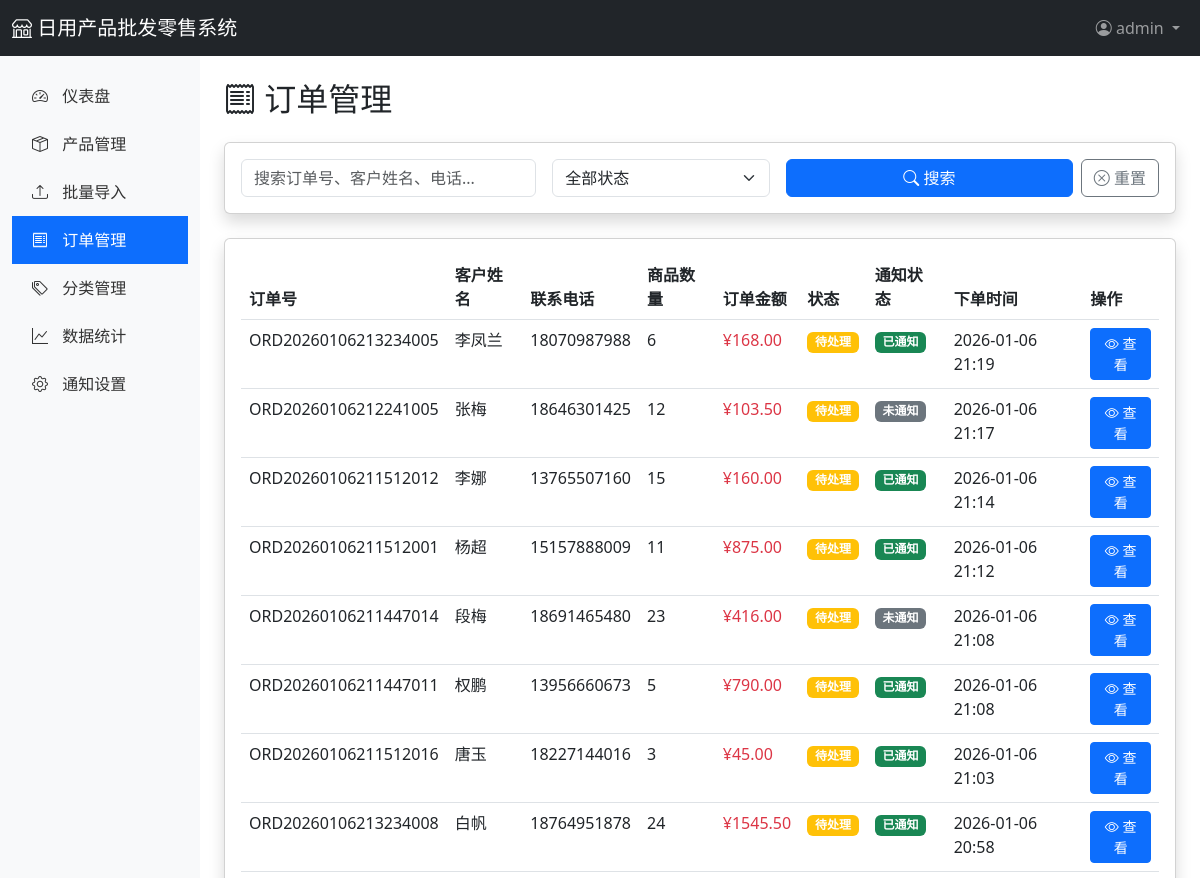
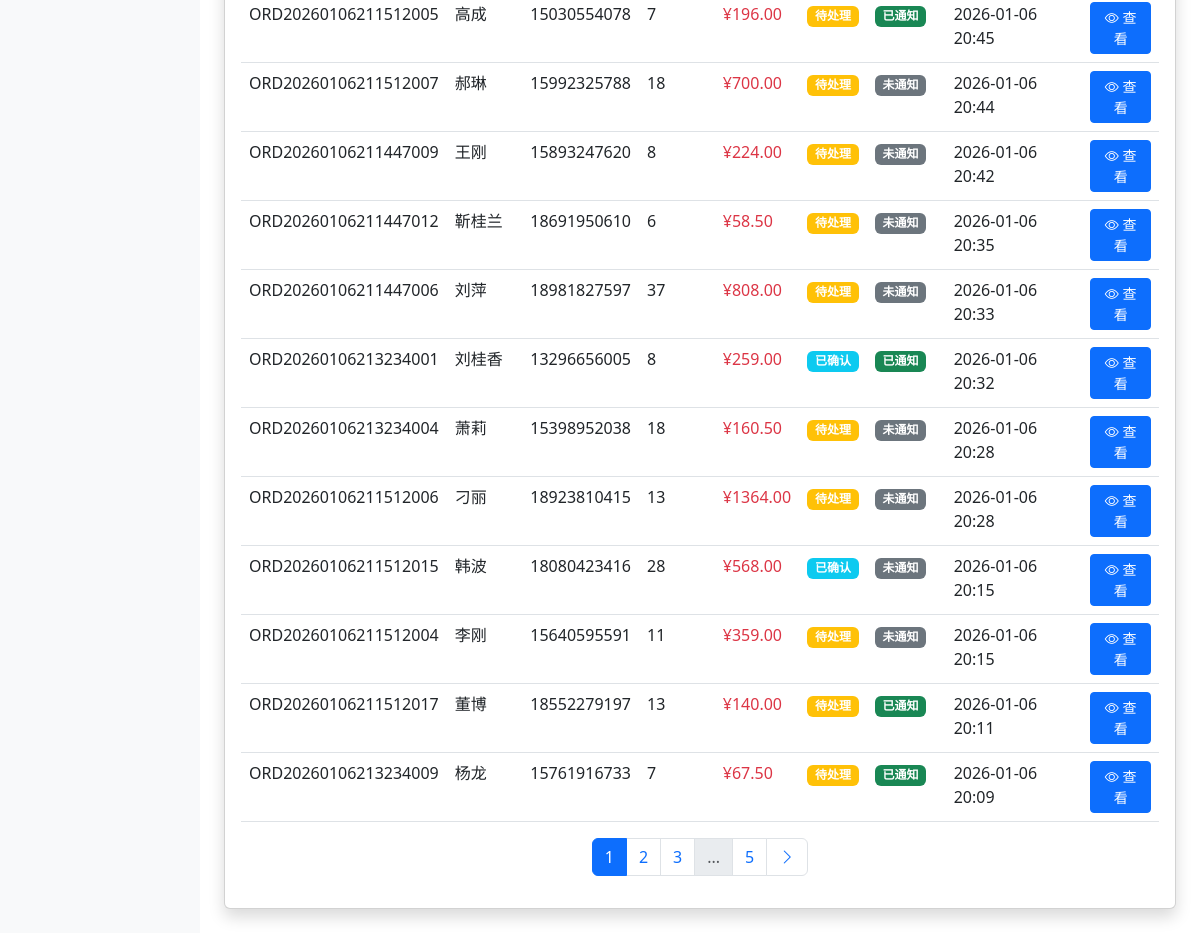
Page /admin/orders (signed in) on the earlier database version (2 pictures, top to bottom).
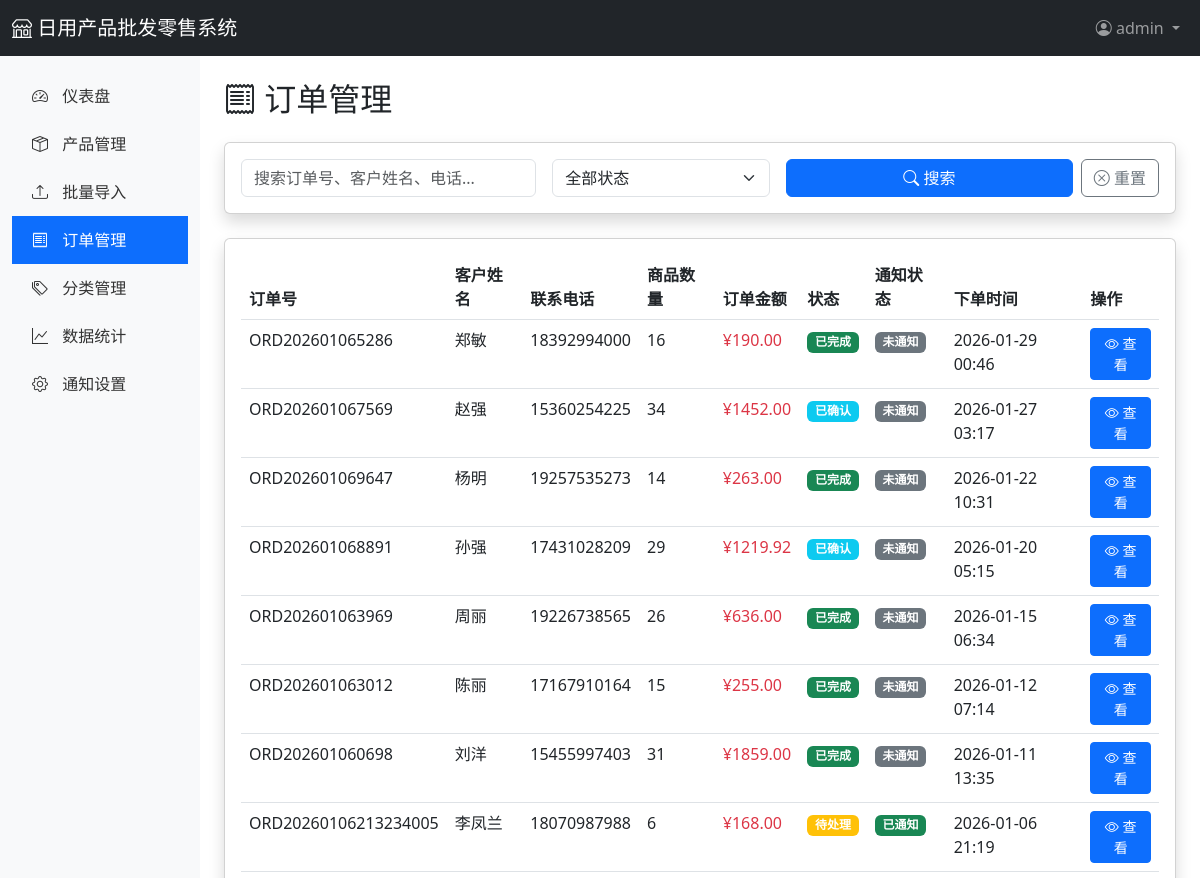
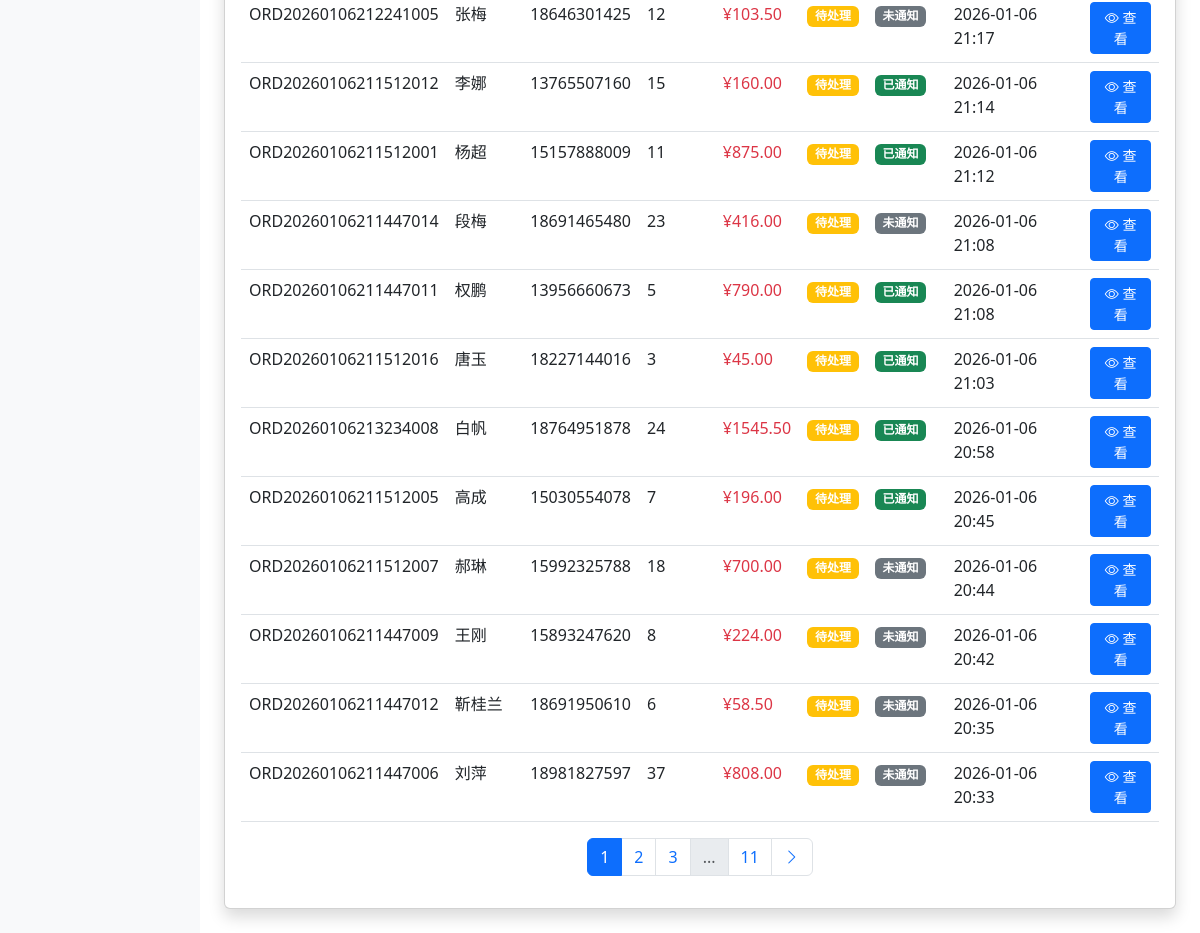
Same page on the later database version (2 pictures, top to bottom).
### app/models.py (models this page shows, shortened)
class Order(db.Model):
    __tablename__ = 'orders'
    id = db.Column(db.Integer, primary_key=True)
    order_no = db.Column(db.String(50), unique=True, nullable=False, index=True)  # 订单号
    customer_name = db.Column(db.String(100), nullable=False)
    customer_phone = db.Column(db.String(20))
    customer_email = db.Column(db.String(120))
    customer_address = db.Column(db.Text)
    total_amount = db.Column(db.Float, default=0)  # 总金额
    total_quantity = db.Column(db.Integer, default=0)  # 总数量
    status = db.Column(db.String(20), default='pending')  # pending, confirmed, shipped, completed, cancelled
    notes = db.Column(db.Text)  # 备注
    notified = db.Column(db.Boolean, default=False)  # 是否已通知
    created_at = db.Column(db.DateTime, default=datetime.utcnow)
    updated_at = db.Column(db.DateTime, default=datetime.utcnow, onupdate=datetime.utcnow)
    user_id = db.Column(db.Integer, db.ForeignKey('users.id'))
    items = db.relationship('OrderItem', backref='order', lazy='dynamic', cascade='all, delete-orphan')

### app/routes/admin.py (the view)
@admin_bp.route('/orders')
@login_required
def orders():
    page = request.args.get('page', 1, type=int)
    per_page = 20
    status = request.args.get('status', '')
    query_text = request.args.get('q', '')
    orders_query = Order.query
    if status:
        orders_query = orders_query.filter_by(status=status)
    if query_text:
        orders_query = orders_query.filter(
            (Order.order_no.contains(query_text)) |
            (Order.customer_name.contains(query_text)) |
            (Order.customer_phone.contains(query_text))
        )
    pagination = orders_query.order_by(Order.created_at.desc()).paginate(
        page=page, per_page=per_page, error_out=False
    )
    return render_template('admin/orders.html',
                         orders=pagination.items,
                         pagination=pagination,
                         status=status,
                         query=query_text)

### app/templates/admin/orders.html (shortened to what the changed rows need)
{% extends "admin/base.html" %}
{% block content %}
<h2 class="mb-4"><i class="bi bi-receipt"></i> 订单管理</h2>
<div class="card shadow">
    <div class="card-body">
        <div class="table-responsive">
            <table class="table table-hover">
                <thead>
                    <tr>
                        <th>订单号</th>
                        <th>客户姓名</th>
                        <th>联系电话</th>
                        <th>商品数量</th>
                        <th>订单金额</th>
                        <th>状态</th>
                        <th>通知状态</th>
                        <th>下单时间</th>
                        <th>操作</th>
                    </tr>
                </thead>
                <tbody>
                    {% if orders %}
                        {% for order in orders %}
                        <tr>
                            <td>{{ order.order_no }}</td>
                            <td>{{ order.customer_name }}</td>
                            <td>{{ order.customer_phone or '-' }}</td>
                            <td>{{ order.total_quantity }}</td>
                            <td class="text-danger">¥{{ "%.2f"|format(order.total_amount) }}</td>
                            <td>
                                {% if order.status == 'pending' %}
                                    <span class="badge bg-warning">待处理</span>
                                {% elif order.status == 'confirmed' %}
                                    <span class="badge bg-info">已确认</span>
                                {% elif order.status == 'shipped' %}
                                    <span class="badge bg-primary">已发货</span>
                                {% elif order.status == 'completed' %}
                                    <span class="badge bg-success">已完成</span>
                                {% elif order.status == 'cancelled' %}
                                    <span class="badge bg-danger">已取消</span>
                                {% endif %}
                            </td>
                            <td>
                                {% if order.notified %}
                                    <span class="badge bg-success">已通知</span>
                                {% else %}
                                    <span class="badge bg-secondary">未通知</span>
                                {% endif %}
                            </td>
                            <td>{{ order.created_at.strftime('%Y-%m-%d %H:%M') }}</td>
                            <td>
                                <a href="{{ url_for('admin.order_detail', order_id=order.id) }}" class="btn btn-sm btn-primary">
                                    <i class="bi bi-eye"></i> 查看
                                </a>
                            </td>
                        </tr>
                        {% endfor %}
                    {% else %}
                        <tr>
                            <td colspan="9" class="text-center text-muted py-4">暂无订单</td>
                        </tr>
                    {% endif %}
                </tbody>
            </table>
        </div>
        {% if pagination.pages > 1 %}
        <nav aria-label="Page navigation">
            <ul class="pagination justify-content-center">
                {% for page_num in pagination.iter_pages(left_edge=1, right_edge=1, left_current=2, right_current=2) %}
                    {% if page_num %}
                        {% if page_num == pagination.page %}
                        <li class="page-item active">
                            <span class="page-link">{{ page_num }}</span>
                        </li>
                        {% else %}
                        <li class="page-item">
                            <a class="page-link" href="{{ url_for('admin.orders', page=page_num, status=status, q=query) }}">
                                {{ page_num }}
                            </a>
                        </li>
                        {% endif %}
                    {% else %}
                    <li class="page-item disabled">
                        <span class="page-link">...</span>
                    </li>
                    {% endif %}
                {% endfor %}
            </ul>
        </nav>
        {% endif %}
    </div>
</div>
{% endblock %}

Differences in the rows shown:
no longer on this page (row unchanged): Order: order_no "ORD20260106213234001", customer_name "刘桂香", customer_phone "13296656005", total_quantity "8", total_amount "259.00", status "已确认", notified "已通知", created_at "2026-01-06 20:32"
no longer on this page (row unchanged): Order: order_no "ORD20260106213234004", customer_name "萧莉", customer_phone "15398952038", total_quantity "18", total_amount "160.50", status "待处理", notified "未通知", created_at "2026-01-06 20:28"
no longer on this page (row unchanged): Order: order_no "ORD20260106211512006", customer_name "刁丽", customer_phone "18923810415", total_quantity "13", total_amount "1364.00", status "待处理", notified "未通知", created_at "2026-01-06 20:28"
no longer on this page (row unchanged): Order: order_no "ORD20260106211512015", customer_name "韩波", customer_phone "18080423416", total_quantity "28", total_amount "568.00", status "已确认", notified "未通知", created_at "2026-01-06 20:15"
no longer on this page (row unchanged): Order: order_no "ORD20260106211512004", customer_name "李刚", customer_phone "15640595591", total_quantity "11", total_amount "359.00", status "待处理", notified "未通知", created_at "2026-01-06 20:15"
no longer on this page (row unchanged): Order: order_no "ORD20260106211512017", customer_name "董博", customer_phone "18552279197", total_quantity "13", total_amount "140.00", status "待处理", notified "已通知", created_at "2026-01-06 20:11"
no longer on this page (row unchanged): Order: order_no "ORD20260106213234009", customer_name "杨龙", customer_phone "15761916733", total_quantity "7", total_amount "67.50", status "待处理", notified "已通知", created_at "2026-01-06 20:09"
added Order: order_no "ORD202601065286", customer_name "郑敏", customer_phone "18392994000", total_quantity "16", total_amount "190.00", status "已完成", notified "未通知", created_at "2026-01-29 00:46"
added Order: order_no "ORD202601067569", customer_name "赵强", customer_phone "15360254225", total_quantity "34", total_amount "1452.00", status "已确认", notified "未通知", created_at "2026-01-27 03:17"
added Order: order_no "ORD202601069647", customer_name "杨明", customer_phone "19257535273", total_quantity "14", total_amount "263.00", status "已完成", notified "未通知", created_at "2026-01-22 10:31"
added Order: order_no "ORD202601068891", customer_name "孙强", customer_phone "17431028209", total_quantity "29", total_amount "1219.92", status "已确认", notified "未通知", created_at "2026-01-20 05:15"
added Order: order_no "ORD202601063969", customer_name "周丽", customer_phone "19226738565", total_quantity "26", total_amount "636.00", status "已完成", notified "未通知", created_at "2026-01-15 06:34"
added Order: order_no "ORD202601063012", customer_name "陈丽", customer_phone "17167910164", total_quantity "15", total_amount "255.00", status "已完成", notified "未通知", created_at "2026-01-12 07:14"
added Order: order_no "ORD202601060698", customer_name "刘洋", customer_phone "15455997403", total_quantity "31", total_amount "1859.00", status "已完成", notified "未通知", created_at "2026-01-11 13:35"
Other differences:
new list line: "11"
list line gone: "5"
